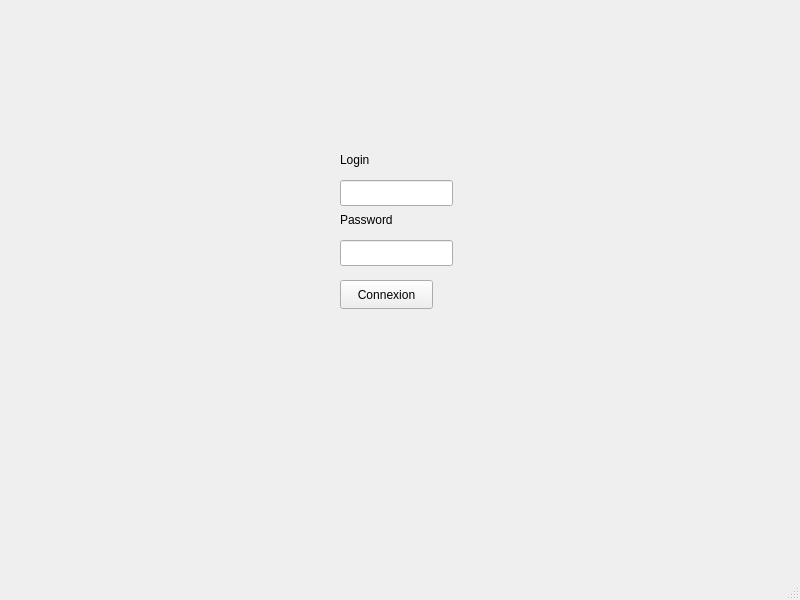
<?xml version="1.0" encoding="UTF-8"?>
<ui version="4.0">
 <class>MainWindow</class>
 <widget class="QMainWindow" name="MainWindow">
  <property name="geometry">
   <rect>
    <x>0</x>
    <y>0</y>
    <width>800</width>
    <height>600</height>
   </rect>
  </property>
  <property name="windowTitle">
   <string>MainWindow</string>
  </property>
  <widget class="QWidget" name="centralwidget">
   <widget class="QPushButton" name="pushButton">
    <property name="geometry">
     <rect>
      <x>340</x>
      <y>280</y>
      <width>93</width>
      <height>29</height>
     </rect>
    </property>
    <property name="text">
     <string>Connexion</string>
    </property>
   </widget>
   <widget class="QLabel" name="label">
    <property name="geometry">
     <rect>
      <x>340</x>
      <y>150</y>
      <width>63</width>
      <height>20</height>
     </rect>
    </property>
    <property name="text">
     <string>Login</string>
    </property>
   </widget>
   <widget class="QLabel" name="label_2">
    <property name="geometry">
     <rect>
      <x>340</x>
      <y>210</y>
      <width>63</width>
      <height>20</height>
     </rect>
    </property>
    <property name="text">
     <string>Password</string>
    </property>
   </widget>
   <widget class="QLineEdit" name="lineEdit">
    <property name="geometry">
     <rect>
      <x>340</x>
      <y>180</y>
      <width>113</width>
      <height>26</height>
     </rect>
    </property>
   </widget>
   <widget class="QLineEdit" name="lineEdit_2">
    <property name="geometry">
     <rect>
      <x>340</x>
      <y>240</y>
      <width>113</width>
      <height>26</height>
     </rect>
    </property>
    <property name="echoMode">
     <enum>QLineEdit::Password</enum>
    </property>
   </widget>
  </widget>
  <widget class="QMenuBar" name="menubar">
   <property name="geometry">
    <rect>
     <x>0</x>
     <y>0</y>
     <width>800</width>
     <height>25</height>
    </rect>
   </property>
  </widget>
  <widget class="QStatusBar" name="statusbar"/>
 </widget>
 <resources/>
 <connections/>
</ui>
